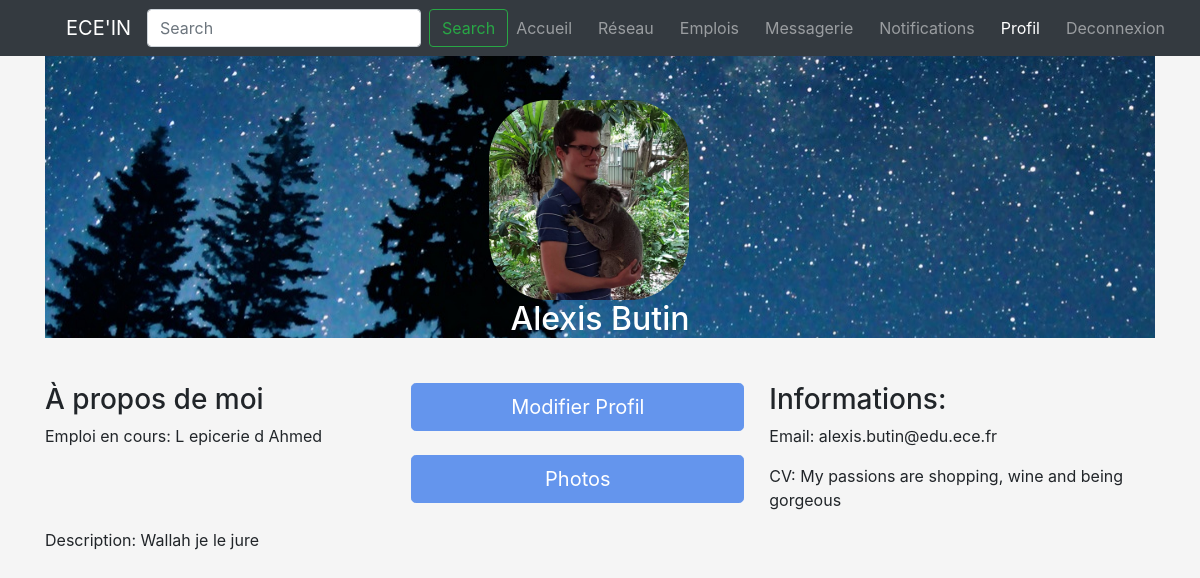
The page /Code/Profil.php (signed in) on the database as committed earlier.
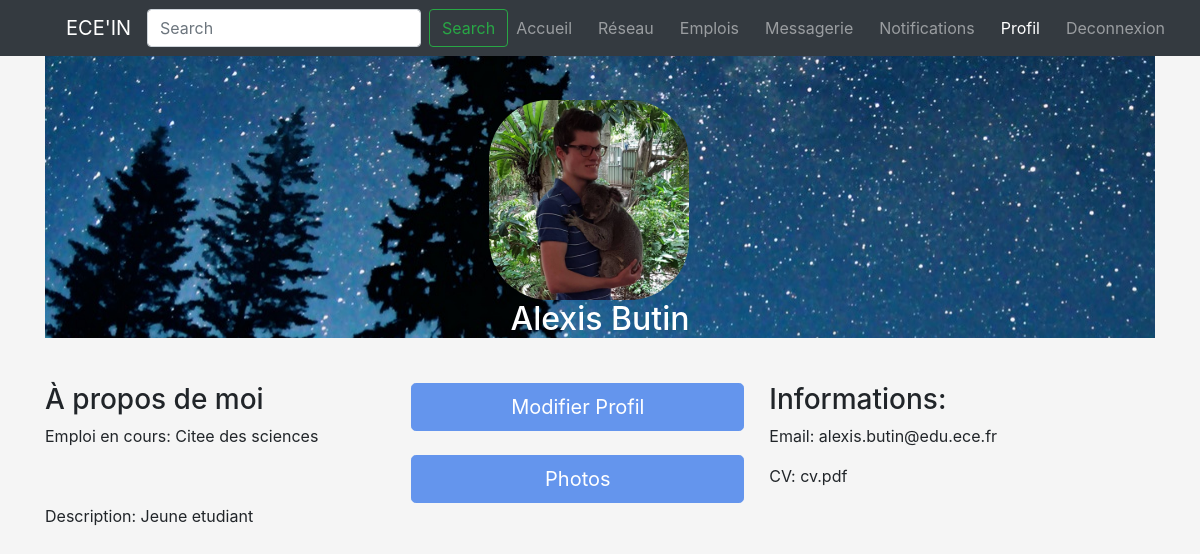
The same page on the database as committed later.
### tables this page shows
CREATE TABLE IF NOT EXISTS `experience` (
  `ID_experience` int(10) NOT NULL AUTO_INCREMENT,
  `ID_user` int(10) NOT NULL,
  `TypeExperience` varchar(30) NOT NULL,
  `Entreprise` varchar(30) NOT NULL,
  `DateArrive` date NOT NULL,
  `DateFin` date NOT NULL,
  `Localisation` varchar(30) NOT NULL,
  `Commentaires` text NOT NULL,
  PRIMARY KEY (`ID_experience`),
  KEY `ID_user` (`ID_user`)
);

CREATE TABLE IF NOT EXISTS `description` (
  `ID_description` int(10) NOT NULL AUTO_INCREMENT,
  `ID_user` int(10) NOT NULL,
  `Description` text NOT NULL,
  `CV` text NOT NULL,
  `PhotoProfil` varchar(30) NOT NULL,
  `ImageFond` varchar(30) NOT NULL,
  `ModeVisibilite` int(3) NOT NULL,
  PRIMARY KEY (`ID_description`),
  KEY `ID_user` (`ID_user`)
);

### Code/Profil.php (the view, shortened to what this page needs)
<?php
  $ID_user = $_SESSION['ID_user'];
  $PrenomNom = "";
  $Mail = "";
  $Description = "Pas encore de description!";
  $PhotoProfil = "imageProfilDefault.jpg";
  $PhotoArrierePlan = "imageBackgroundDefault.jpg";
  $CV = "";
  $Emploi = "";
  $database = "linkedin";
  $db_handle = mysqli_connect('localhost', 'root', '');
  $db_found = mysqli_select_db($db_handle, $database);
  if($db_found)
  {
    $sql = "SELECT * FROM utilisateur WHERE ID_user = " . $ID_user;
    $result = mysqli_query($db_handle, $sql);
    $data = mysqli_fetch_assoc($result);
    $PrenomNom = $data['Prenom'] . " " . $data['Nom'];
    $Mail = $data['Mail'];
    $sql = "SELECT * FROM description WHERE ID_user = " . $ID_user;
    $result = mysqli_query($db_handle, $sql);
    $data = mysqli_fetch_assoc($result);
    if(!empty($data))
    {
      $Description = $data['Description'];
      $PhotoProfil = $data['PhotoProfil'];
      $PhotoArrierePlan = $data['ImageFond'];
      $CV = $data['CV'];
    }
    $sql = "SELECT * FROM experience WHERE ID_user = " . $ID_user . " ORDER BY DateFin DESC";
    $result = mysqli_query($db_handle, $sql);
    $data = mysqli_fetch_assoc($result);
    if(!empty($data))
      $Emploi = $data['Entreprise'];
    else
      $Emploi = "Sans emploi";
  }
?>
<!doctype html>
<html lang="fr">
  <head>
      <link href="https://stackpath.bootstrapcdn.com/bootstrap/4.1.0/css/bootstrap.min.css" rel="stylesheet">
    <link href="Profil.css" rel="stylesheet">
  </head>
  <body>
    <nav class="navbar navbar-expand-md navbar-dark bg-dark fixed-top">
      <a class="navbar-brand logo" href="#" >ECE'IN</a>
      <div class="collapse navbar-collapse" id="navbarsExampleDefault">
        <form class="form-inline my-2 my-lg-0" action="RechercheAmi.php" method="post">
          <input class="form-control mr-sm-2" type="text" placeholder="Search" aria-label="Search" name="recherche" >
          <button class="btn btn-outline-success my-2 my-sm-0" type="submit">Search</button>
        </form>
        <ul class="navbar-nav mr-auto -brand BarBoutons">
          <li class="nav-item -brand bouton">
            <a class="nav-link" href="Accueil.php">Accueil <span class="sr-only">(current)</span></a>
          </li>
          <li class="nav-item -brand bouton">
            <a class="nav-link" href="AfficherAmis.php">Réseau</a>
          </li>
          <li class="nav-item -brand bouton">
            <a class="nav-link" href="Emplois.php">Emplois</a>
          </li>
          <li class="nav-item -brand bouton">
            <a class="nav-link" href="Messagerie.php">Messagerie</a>
          </li>
          <li class="nav-item -brand bouton">
            <a class="nav-link" href="Notifications.php">Notifications</a>
          </li>
          <li class="nav-item active -brand bouton">
            <a class="nav-link" href="Profil.php">Profil</a>
          </li>
          <li class="nav-item -brand bouton">
            <a class="nav-link" href="Deconnexion.php">Deconnexion</a>
          </li>
        </ul>
      </div>
    </nav>
    <main role="main" class="container">
      <section class = "background"  style = "background-image: url(<?php echo $PhotoArrierePlan?>);">
        <div >
          <img src= <?php echo $PhotoProfil?>  class = "arrondi pp" height="">
          <h2 class="nom"><?php echo $PrenomNom?></h2>
        </div>
      </section>
      <section style="margin-top:25px;">
        <div class = "statut">
          <h3>À propos de moi</h3>
          <p>Emploi en cours: <?php echo $Emploi?></p>
        </div>
        <div class = "boutonsp">
          <a href="AfficherModifierProfil.php"><button class="btn btn-lg  btn-block btngr egn " type="submit">Modifier Profil</button></a>
            <br>
          <button class="btn btn-lg  btn-block btngr  " type="submit">Photos</button>
        </div>
        <div class = "informations">
          <h3>Informations:</h3>
          <p>Email: <?php echo $Mail?></p>
          <p>CV: <?php echo $CV?></p>
        </div>
      </section>
      <section>
         <p>Description: <?php echo $Description?></p>
       </section>
    </main>
  </body>
</html>

Rows that differ between the two databases and show on the page:
changed description: CV "My passions are shopping, wine and being gorgeous" → "cv.pdf"; Description "Wallah je le jure" → "Jeune etudiant"
changed experience: Entreprise "L epicerie d Ahmed" → "Citee des sciences"
